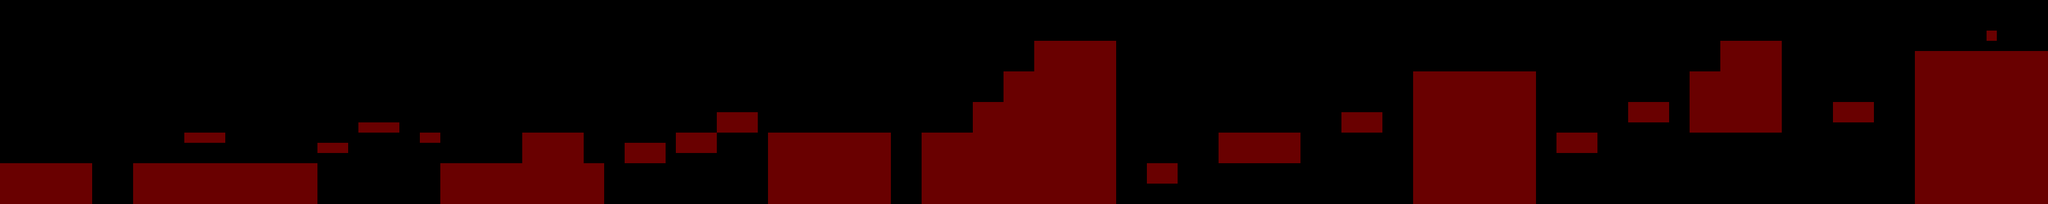

Below is a game level as drawn by its tile map, then a one-line description and the .tmx that defines it (tile-layer data replaced by summaries):
An orthogonal 200x20 tile map with 16x16 px tiles, 1 tile layer (Navigation), 5 hidden layers not drawn, 4 tilesets and 27 objects.

<map version="1.10" tiledversion="1.10.2" orientation="orthogonal" renderorder="right-down" width="200" height="20" tilewidth="16" tileheight="16" infinite="0" nextlayerid="10" nextobjectid="56">
 <tileset firstgid="1" name="sugar tileset" tilewidth="16" tileheight="16" tilecount="200" columns="10">
  <image source="SUGARY_TILESET_01.png" width="160" height="320" />
 </tileset>
 <tileset firstgid="201" name="big sugar tileset" tilewidth="16" tileheight="16" tilecount="800" columns="20">
  <image source="SUGARY_TILESET_big.png" width="320" height="640" />
 </tileset>
 <tileset firstgid="1001" name="clouds" tilewidth="16" tileheight="16" tilecount="40" columns="5">
  <image source="Cloud Tileset.png" width="80" height="128" />
 </tileset>
 <tileset firstgid="1041" name="MapMetadata" tilewidth="16" tileheight="16" tilecount="2" columns="2">
  <image source="MapMetadata.png" width="32" height="16" />
 </tileset>
 <layer id="1" name="background" width="200" height="20" visible="0">
  <properties>
   <property name="Draw" type="bool" value="true" />
  </properties>
  <data>[4000 cells, 3939 non-empty, 2 distinct tile ids]</data>
 </layer>
 <layer id="5" name="mountains" width="200" height="20" visible="0" opacity="0.89">
  <properties>
   <property name="Draw" type="bool" value="true" />
  </properties>
  <data>[4000 cells, 1400 non-empty, 84 distinct tile ids]</data>
 </layer>
 <layer id="4" name="clouds" width="200" height="20" visible="0" opacity="0.9">
  <properties>
   <property name="Draw" type="bool" value="true" />
  </properties>
  <data>[4000 cells, 678 non-empty, 250 distinct tile ids]</data>
 </layer>
 <layer id="2" name="foreground" width="200" height="20" visible="0" offsetx="-0.5" offsety="2.5">
  <properties>
   <property name="Draw" type="bool" value="true" />
  </properties>
  <data>[4000 cells, 1028 non-empty, 64 distinct tile ids]</data>
 </layer>
 <layer id="6" name="details" width="200" height="20" visible="0" offsetx="-6.16667" offsety="2.5">
  <properties>
   <property name="Draw" type="bool" value="true" />
  </properties>
  <data>[4000 cells, 84 non-empty, 16 distinct tile ids]</data>
 </layer>
 <layer id="7" name="Navigation" width="200" height="20">
  <properties>
   <property name="Draw" type="bool" value="false" />
   <property name="Navigation" type="bool" value="true" />
  </properties>
  <data>[4000 cells, 1029 non-empty, 1 distinct tile ids]</data>
 </layer>
 <objectgroup id="8" name="Capa de Objetos 1">
  <object id="7" x="-0.5" y="260.667" width="140.5" height="59.3333" />
  <object id="8" x="211" y="260.167" width="281.5" height="59.3333" />
  <object id="9" x="496.5" y="226.667" width="46.5" height="11.8333" />
  <object id="10" x="560.5" y="194.667" width="62.5" height="11.8333" />
  <object id="11" x="656.5" y="210.5" width="30.5" height="11.5" />
  <object id="13" x="289" y="210.667" width="62" height="11.8333" />
  <object id="18" x="691" y="257.333" width="250.333" height="63" />
  <object id="19" x="819" y="212.667" width="90.3333" height="44.3333" />
  <object id="20" x="984" y="226" width="53.3333" height="25" />
  <object id="21" x="1066" y="210.333" width="50" height="25.6667" />
  <object id="22" x="1130.33" y="179.667" width="50" height="23.6667" />
  <object id="23" x="1206.67" y="213.667" width="178.667" height="106.333" />
  <object id="37" x="1792" y="263.833" width="43.3333" height="18.6667" />
  <object id="40" x="1906.33" y="215.333" width="124.5" height="38.1667" />
  <object id="41" x="2103.17" y="181.333" width="57.6667" height="25.1667" />
  <object id="42" x="2216" y="122.167" width="179.333" height="195.47" />
  <object id="44" x="2439.83" y="212.5" width="54.6667" height="23.3333" />
  <object id="45" x="2551.17" y="165.667" width="53.3333" height="24.6667" />
  <object id="46" x="2645.33" y="122.667" width="135.333" height="85.3333" />
  <object id="47" x="2694.67" y="75.667" width="86.6667" height="44.8333" />
  <object id="48" x="2866.33" y="166.167" width="59.3333" height="22.6667" />
  <object id="49" x="2998.67" y="90.833" width="200.667" height="223.106" />
  <object id="50" x="3100.83" y="45.167" width="24.3333" height="10.3333" />
  <object id="51" x="1446" y="218.5" width="292" height="103.5" />
  <object id="52" x="1527" y="169.5" width="212" height="48.5" />
  <object id="53" x="1575" y="121.5" width="163" height="47.5" />
  <object id="54" x="1624" y="72.5" width="112.5" height="47.5" />
 </objectgroup>
</map>
